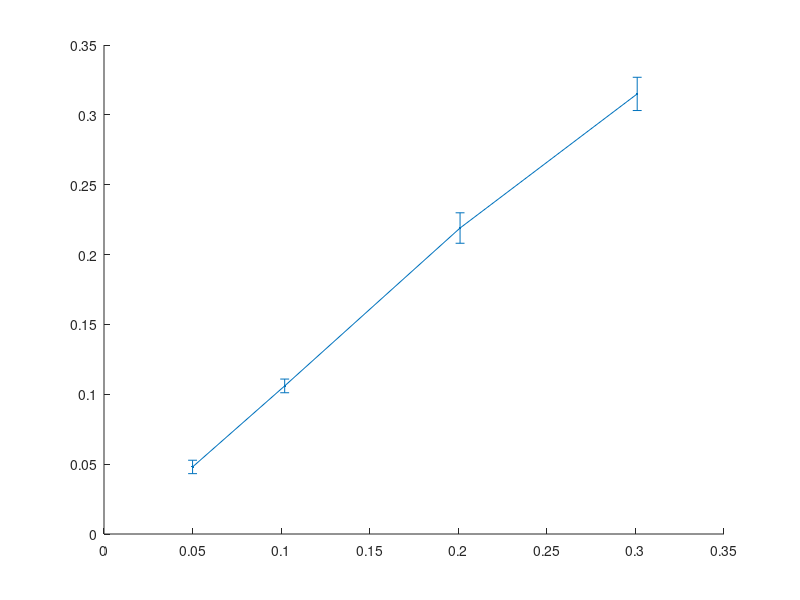

MATLAB code for this plot: (Note: this script raises an error after producing the figure.)
%% Plot the phase diagram of (Tm,Y)VO4 vs Y content
cd 'C:\Users\Pierre\Desktop\Postdoc\Software\Matlab\Matlab_data_analysis\Cp_analysis\AnalyzeCpDoping\YTmVO4_Cp_Matlab';
%% Actual doping vs nominal doping
% Actual doping measured in microprobe

x_nom = [0.050; 0.102; 0.201; 0.301];% nominal x=Y/(Y+Tm) atomic ratio
x_up = [0.048; 0.106; 0.219; 0.315];% x value measured in microprobe
dx_up = [0.0048; 0.0049; 0.0109; 0.0119];% standard deviation of x measured in microprobe
figure
errorbar(x_nom,x_up,dx_up,'.-','Markersize',18)

%% Interpolate actual x_up values to estimate for doping levels not yet measured in microprobe
x_nm = [0.153; 0.181; 0.220; 0.248];% nominal doping levels of samples not measured in microprobe
% for which samples have not yet been measured in microprobe
x_dop = sort([x_nom; x_nm]);
x_intpl = interp1(x_nom,x_up,x_dop);% interpolate x_up at x values including x_nm
[xval,xind]=intersect(x_dop,x_nm);% extract values and indices of x_nm (interpolated x) in x_dop
x_intpl(xind)% show interpolated values of x at x_nm
dx_intpl = interp1(x_nom,dx_up,x_dop);% interpolate dx_up at x values including x_nm

%% Corrections of errorbars on certain doping levels
x_full = [0;x_intpl];
dxp = [0;dx_intpl];
dxm = [0;dx_intpl];
dxp(round(x_full,2)==0.20) = 0.05;
% nominal doping value is likely to differ significantly from the actual doping

%% Plot data + interpolation
figure
plot(x_nom,x_up,'o','DisplayName','From microprobe');% plot interpolated x and circle the values of x_up
hold on
errorbar(x_dop,x_intpl,dx_intpl,':.','Markersize',18,'LineWidth',1,'DisplayName','Interpolated')
xlim([0 0.35])
xlabel('Nominal Y content')
ylabel('Actual Y content')
title('Y content measured in $\mu$probe interpolated')
legend('show','Location','northwest')
strValues = strtrim(cellstr(num2str([x_dop(:)  x_intpl(:)],'(%.2f,%.2f)')));
text(x_dop,x_intpl,strValues,'VerticalAlignment','top','HorizontalAlignment','left','fontsize',16);

%% Transition temperatures
% The transition temperature for each substitution level is determined from 
% the maximum of dCp/dT for the corresponding sample
Tc = [2.20, 1.85, 1.56, 1.11,0,0.70,0,0,0]';%from Heat capacity data
dTc = [0.02, 0.03, 0.03, 0.02,0.4, 0.02, 0.4,0.4,0.4]';

%% Concatenate data into table
X = horzcat(x_full,dxm,dxp,Tc,dTc);
pdtable = table(x_full,dxm,dxp,Tc,dTc);

pdtable(5:6,:) = [];% remove x=0.18 and 0.22 for which data points are uncertain
%% Plot
figure()
hold on
% Y-TmVO4 transition temperatures
p0 = errorbar(pdtable.x_full,pdtable.Tc./Tc(1),pdtable.dTc./Tc(1),...
    pdtable.dTc./Tc(1),pdtable.dxm,pdtable.dxp,'.','Markersize',24);
xfit = [1, 1, 1, 0, 0];% weigh doping values in order to fit only up to x=0.1
x0 = 1;% Value of doping at which a linear fit of Tc would reach 0
% value determined after using curve fitting tool
xl = 0:0.01:x0;% range of linear plot
yl = 1/x0*(x0-xl);
p1 = plot(xl,yl,'--');

annttl = annotation('textbox',[0.15 0.175 0.2 0.1],'interpreter','latex',...
    'String',{'Tm$_{1-x}$Y$_x$VO$_4$'},'LineStyle','-','EdgeColor','k',...
    'FitBoxToText','on','LineWidth',1,'BackgroundColor','w','Color','k');% add annotation

% Cumulative plot parameters
xlim([0 0.35]); ylim([0 1.1])
ylabel('$T_D/T_D(x=0)$')
xlabel('Y content $x$')
lgd = legend([p0,p1],{'Experimental $T_D(x)$','$T_D(x=0)\cdot (1-x)$'});

%% Export figure 
cd 'C:\Users\Pierre\Desktop\Postdoc\YTmVO4\YTmVO4_phase_diagram';
printPNG('2019-05-30_YTmVO4_phase_diagram');

%% Export table
expname = '2018-11-12_YTmVO4_phase_diagram.txt';
% writetable(pdtable,expname);